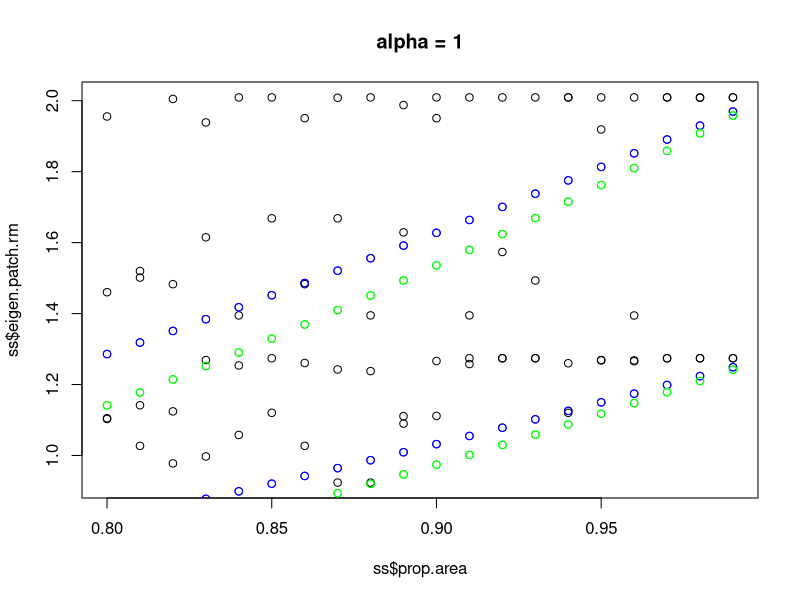
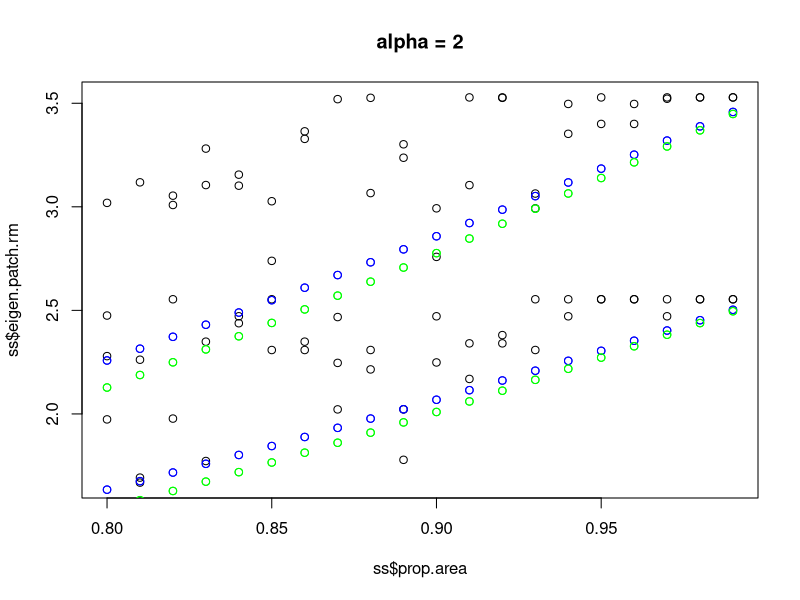

Reproduce these figures in R, in order.
#OPTIONS
 #1.  Choose to set metric to:
      # A)                      "sp" - Space between patch edges - Note:  Use for island model
      # B)                      "d"  - Space between patch centres 
     metric.lab="sp"        
 #2.  Assign Number of patches (num)
     num=100                        
 #3.  Assign Total Spatial Area over which the patches are distributed (Tx by Ty)
     Tx=100
     Ty=100
 #4.  Choose patch size distribution:
      # A Higher value is more clustered, 0 is uniform
     size.dist=0
 #5.  Choose spatial dist.  u=uniform, r=random, c=clustered
     spatial.dist="r"
      # For clustered, specify by how much.  
     clustering=0.5
 #6.  Block Number for clustering/random - May not be necessary to change,
      # and a little complicated to modify, so not included. 10x10 patches
      # probably OK for initial analyses.
      # Find under SPATIAL DIST. B) 
 #7.  Uniform Distribution - May want to modify to have patches go right to the edge.
      # However, we already have edge avoidance for random & clustered, so not necessary.
 #8.  Percentage of Islands that are not removed (as decimal)
     islands.to.be.removed=0.2  #WARNING!!!!  TEMP. CHANGED,  may be better at .5######## 
 #9.  Repeats for habitat destruction
      #repeats is the number of time we repeat simulation  
     repeats=2  #WARNING!!!!  TEMP. CHANGED, may be better at 100########
 #10. Change Alpha (for natural landscape - alpha changes according to how much land you remove)
     alpha=seq(1,2,1)
 #11. Change mu
     mu=1
 #12. Total number of repeats for the entire program
     number.of.bunch.of.repeats=2

  
#PROGRAM

###############################################################
###############################################################
###############################################################

#Unique label for each run
unique.lab<-format(Sys.time(), "%b %d, %H,%M") ;unique.lab 

#overall data output
setwd("C:/Users/Ben/Dropbox/R code/R code/habitat loss versus degradation metapopulation") #machine specific
prop.area<-undisturbed.eigen<-eigen.patch.rm <-eigen.islands<-eigen.quality<-num.patch.rem<-alpha.count<-bunch.of.repeats<-landscape.id<-mean.nn<-var.nn<-0
out.data<-cbind(prop.area,undisturbed.eigen,eigen.patch.rm ,eigen.islands,eigen.quality,num.patch.rem,alpha.count,bunch.of.repeats,landscape.id,mean.nn,var.nn)
out.data

#Bunch of repeats:
for (bunch.of.repeats in 1:number.of.bunch.of.repeats) {

#So let us call A[i] the area of patch i (pi).  Assume circular patches for now, centered at (x[i],y[i]).

#PATCH SIZE - Total area is 100
#A<-rep(0,num); dim(A)<-c(num)
#    #A) Equally Sized 
#        A=rep(1 ,num)  #This part may not be necessary if we are not adding any other distribution types to part B (ex. rpois, rbinom...)
#          
    #B) Log normal distribution of site sizes
        #Issue (Slight approx.  -->  When scaling to fit total area of 100, you disrupt log normal distribution)
        A=rlnorm(n=num,mean=0,sd=size.dist) #Higher sd is more clustered
        A<-(num*A)/(sum(A))  

#RADIUS - Since patches are circular, ri=radius of ith patch.
        r<-sqrt(A/pi);  landscape.original.r=r
    
#LOCATION - Assign xi and yi
x<-rep(0,num); dim(x)<-c(num)
y<-rep(0,num); dim(y)<-c(num)

#SPATIAL DISTRIBUTION OF PATCHES
  #A) Uniform distribution (Only works for num=100 right now - more complicated for alternative num and Tx, Ty values)
    if (spatial.dist=="u"){
    x<-rep(seq(from=5,to=95,by=10),10)
    y<-rep(seq(from=5,to=95,by=10),each=10)}
  #B) Random & Aggregated Distribution - Agregated is a small size value, random is a large size value
    if (spatial.dist!="u"){ 
          #First, Assign the number of patches to go in each block in the total spatial area
          #Total number of blocks is block.number
          block.number=Tx*Ty/100
          mean.num<-num/block.number 
          if (spatial.dist!="c"){blocks<-rnbinom(n=block.number,size=clustering,mu=mean.num)} #aggregated
          if (spatial.dist!="r"){blocks<-rpois(n=block.number,lambda=mean.num)} #random - this is equivalent to size = infinity
          #Make total patch count = num
          while (sum(blocks)<num) {
             block.add<-runif(n=1,min=1,max=block.number+1)
             blocks[block.add]<-blocks[block.add]+1
             }
          while (sum(blocks)>num) {
             block.rm<-runif(n=1,min=1,max=block.number+1)
             if(blocks[block.rm]>0){
                blocks[block.rm]<-blocks[block.rm]-1
                }
             }   
             
          #Now place the patches within each block.  (Approx:  If the patches are too big to fit in one block, randomly place the patch nearby.)  
          patch.rad<-rep(0,num); dim(patch.rad)<-c(num)
          block.counter<-1
          patch.counter<-1
          for (i in 0:9) {  
            for (j in 0:9) { 
              if (blocks[block.counter]>0) {
                for (k in 1:blocks[block.counter]) {
                fit<-0
                to.exit<-0
                      while (fit==0) {
                           if(to.exit<=3) {
                              print(to.exit)
                              tmpi<-i*10+sample(1:9,size=1)
                              tmpj<-j*10+sample(1:9,size=1)
                           }
                           else {
                              tmpi<-tmpi+rnorm(n=1,mean=0,sd=2)
                              tmpj<-tmpj+rnorm(n=1,mean=0,sd=2)
                           }
                           tmp.rad<-r[patch.counter]
                           dis<-((x-tmpi)^2+(y-tmpj)^2)^.5-patch.rad-tmp.rad
                           #Note:  There is some origin avoidance here
                           #Some edge avoidance:
                           edge.dis<-min(c(tmpi-tmp.rad,tmpj-tmp.rad,Tx-tmpi-tmp.rad,Ty-tmpj-tmp.rad))
                           if (min(dis)<=0) {to.exit<-to.exit+1}
                           else if (edge.dis<0) {to.exit<-to.exit+1}
                           else   {fit<-1}
                      }
                      x[patch.counter]<-tmpi
                      y[patch.counter]<-tmpj
                      patch.rad[patch.counter]<-r[patch.counter]
                      patch.counter<-patch.counter+1
                }
              }
            block.counter<-block.counter+1
          }
          } 
          r<-patch.rad
    }

landscape.id<- format(Sys.time(), "%b %d %H %M %S")
tmp.landscape<-data.frame(x,y,r) ; tmp.name<-paste("landscape",unique.lab,"-",bunch.of.repeats,".txt",sep="")
write.table(tmp.landscape,file=tmp.name,sep="\t",row.names=F)  

#DISTANCE among patches - d is distance between patch centres, sp is the distance between patch edges. 
d<-rep(0,num^2);dim(d)<-c(num,num)
sp<-rep(0,num^2);dim(sp)<-c(num,num)   
    for (i in 1:num) {
      for (j in 1:num)  {
        d[i,j]<-((x[i]-x[j])^2+(y[i]-y[j])^2)^.5
        if (j!=i) {sp[i,j]<-(((x[i]-x[j])^2+(y[i]-y[j])^2)^.5)-(r[i]+r[j])}
      }
    }

d2<-as.vector(d); d2<-subset(d2,d2>0) ;d2<-d2[order(d2)]
min.dist<-d2[1];second.dist<-d2[3];var.dist<-var(d2);mean.dist<-mean(d2)
    # Save landscape locations and patch sizes in another file    
landscape.summary<-data.frame(bunch.of.repeats, min.dist, second.dist, var.dist, mean.dist, num, Tx, Ty, size.dist, spatial.dist, mu); landscape.summary.name<-paste("landscape summary", unique.lab,"-",bunch.of.repeats,".txt",sep="")
write.table(landscape.summary, file=landscape.summary.name, sep="\t",row.names=T)

    
#RENAMING VARIABLES - Are we using d or sp this time?

if (metric.lab=="sp") {metric=sp; metric.sp=1}                                
else {metric=d; metric.sp=0}

#ALPHA repeats          
for (alpha.count in alpha) {

#NATURAL LANDSCAPE MATRIX & EIGENVALUE
m<-rep(0,num^2);dim(m)<-c(num,num)   
    for (i in 1:num) {
      for (j in 1:num)  {
      if (i==j) {m[i,j]<-0}
        else {
         m[i,j]<-mu^2*A[i]*A[j]*exp(-1*metric[i,j]/alpha.count)}
      }}
   sol<-eigen(m,symmetric=F)
   aa<-sol$values[order(sol$values,decreasing=T)]
   eigen.natural<-Re(aa[1])

###############################################################
count<-0
prop.area<-c();eigen.patch.rm=c(); eigen.islands=c(); eigen.quality=c(); num.patch.rem=c(); eigen.quality2=c()
total.area=sum(A)
new.m<-rep(0,num^2);dim(new.m)<-c(num,num)    #new m with sites removed
m.smallermu<-rep(0,num^2);dim(m.smallermu)<-c(num,num) #For lower patch quality 
m.islands<-rep(0,num^2);dim(m.islands)<-c(num,num)# For Island model
for (i in 1:(islands.to.be.removed*num)) {  
    for (j in 1:repeats){
        count<-count+1
        print(count)
        num.patch.rem[count]=i
        # PATCH REMOVAL
        to.rem<-sample(1:num,size=i,replace=F)
        A.rem<-A ;  A.rem[to.rem]<-0 # Set size of patches to remove to zero
            for (k in 1:num) {
               for (l in 1:num)  {
               if (k==l) {new.m[k,l]<-0}
                 else {
                  new.m[k,l]<-mu^2*A.rem[k]*A.rem[l]*exp(-1*metric[k,l]/alpha.count)}  # New matrix with removed sites removed
               }}
            sol<-eigen(new.m,symmetric=F)
            aa<-sol$values[order(sol$values,decreasing=T)]
            eigen.patch.rm[count]<-Re(aa[1])    

        # PATCH QUALITY
        prop.area[count]=(total.area-sum(A[to.rem]))/total.area
        eigen.quality[count]=eigen.natural*(prop.area[count]^2)        
        
        # ISLAND MODEL Reduce the area of each patch    
        if (metric.sp==1) {
            new.A=prop.area[count]*A
            new.r=sqrt(new.A/pi)        
            new.sp<-rep(0,num^2);dim(new.sp)<-c(num,num)     
            for (k in 1:num) {  #dont need to reset new2.m since k!=l always constant
               for (l in 1:num)  {
                 if (k!=l) { 
                 new.sp[k,l]<-(((x[k]-x[l])^2+(y[k]-y[l])^2)^.5)-(new.r[k]+new.r[l])
                 m.islands[k,l]<-mu^2*new.A[k]*new.A[l]*exp(-1*new.sp[k,l]/alpha.count)}
            } }
        sol<-eigen(m.islands,symmetric=F)
        aa<-sol$values[order(sol$values,decreasing=T)]
        eigen.islands[count]<-Re(aa[1])} 
    }
}
if (metric.sp==0) {eigen.islands=eigen.quality}




###############################################################
########################SAVE DATA##############################
###############################################################


#SUMMARY
#The natural state of the patches have an eigenvalue of   eigen.natural
#Remove a patch - eigen.patch.rm
#Reduce area of patch like island - eigen.islands
#Total proportion of area removed for each trial is 1-prop.area
#alpha.count - current alpha value
#number.of.bunch.of.repeats - total # of repeats for given setup
t.undisturbed.eigen<-rep(eigen.natural,length(prop.area)) ;t.bunch.of.repeats<-rep(bunch.of.repeats,length(prop.area));t.alpha.count<-rep(alpha.count,length(prop.area))
tmp.out<-cbind(prop.area,t.undisturbed.eigen,eigen.patch.rm ,eigen.islands,eigen.quality,num.patch.rem,t.alpha.count,t.bunch.of.repeats,landscape.id,mean.nn,var.nn)
out.data<-rbind(out.data,tmp.out)

#M.summary.stats1=c();dim(M.summary.stats1)=c(number.of.bunch.of.repeats,length(row))
#M.summary.stats1[alpha.count,]<-row

#IS THIS NECESSARY??? 
#tmp.name<-paste("Summary",unique.lab,"-",bunch.of.repeats,".txt",sep="")
#write.table(summary.stats,file=tmp.name,sep="\t",row.names=T)

}

#summary.stats2=c()
#summary.stats2[bunch.of.repeats]=matrix(paste(
}
summary.stats=data.frame(out.data)
summary.stats<-summary.stats[-1,]
summary(summary.stats)

######SAVE OUTPUT
tmp.name<-paste("RESULTS",unique.lab,".txt",sep="")
write.table(out.data,file=tmp.name,sep="\t",row.names=T)


for (i in 1: length(alpha)) {
windows()
ss<-subset(summary.stats,alpha.count==alpha[i])
plot(ss$prop.area,ss$eigen.patch.rm,main=paste("alpha =",alpha[i]))
points(ss$prop.area,ss$eigen.quality,col="blue")
points(ss$prop.area,ss$eigen.islands,col="green") }


head(summary.stats)


##new program
landscapes<-unique(summary.stats$landscape.id)
paste("landscape",landscapes[1],".txt",sep="")


#TEST
tues=cbind(prop.area,t.undisturbed.eigen,eigen.patch.rm,eigen.islands,eigen.quality,num.patch.rem,t.alpha.count,t.bunch.of.repeats,mean.nn,var.nn)
summary(tues)                     